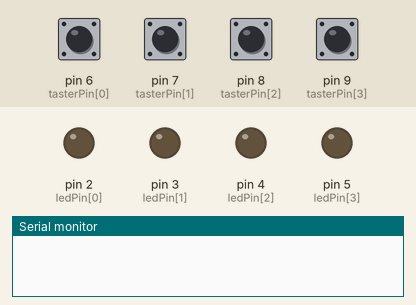
Bench run of a sketch on a simulated Arduino Uno, built with avr-gcc and run on an emulated ATmega328P. Shown: output pins drawn as LEDs (lit = HIGH), the last lines printed to the serial monitor. The inputs (shaded band) are chosen by the test bench; at power-on: pin 6 (tasterPin[0]), pin 7 (tasterPin[1]), pin 8 (tasterPin[2]), pin 9 (tasterPin[3]) HIGH.

Above: at 1.2 s.
1.3 s: pin 6 (tasterPin[0]) pulled LOW for 0.15 s
At 1.39 s:
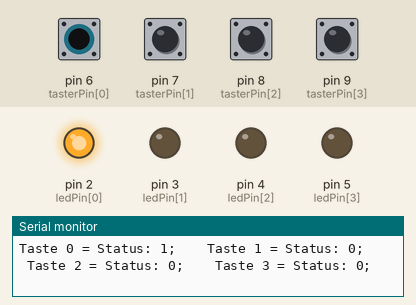
2.9 s: pin 7 (tasterPin[1]) pulled LOW for 0.15 s
At 2.99 s:
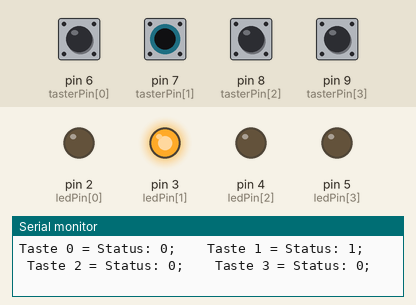
4.5 s: pin 8 (tasterPin[2]) pulled LOW for 0.15 s
At 4.59 s:
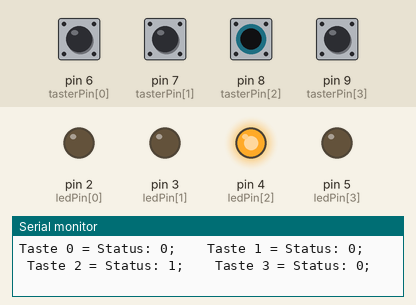
6.1 s: pin 9 (tasterPin[3]) pulled LOW for 0.15 s
At 6.19 s:
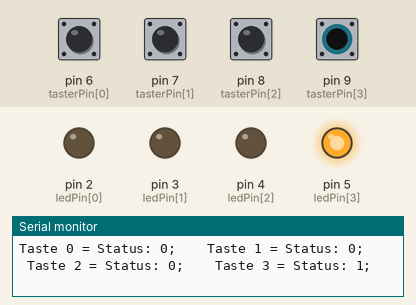
7.7 s: pin 6 (tasterPin[0]) driven LOW and pin 7 (tasterPin[1]) driven LOW
At 8.9 s:
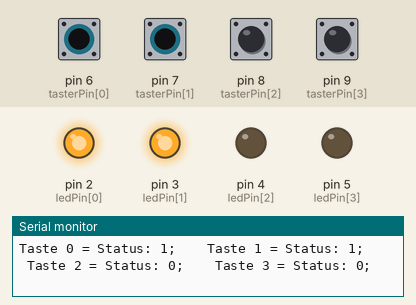
9.2 s: pin 8 (tasterPin[2]) pulled LOW for 1 s
At 10.0 s:
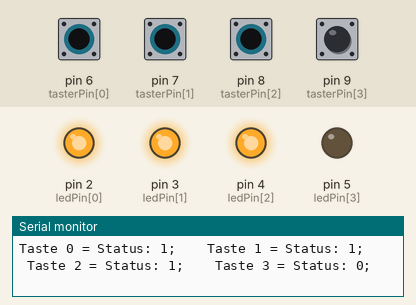
Timing chart, 0 to 12.2 s (numbered marks = the images above; inputs shaded):
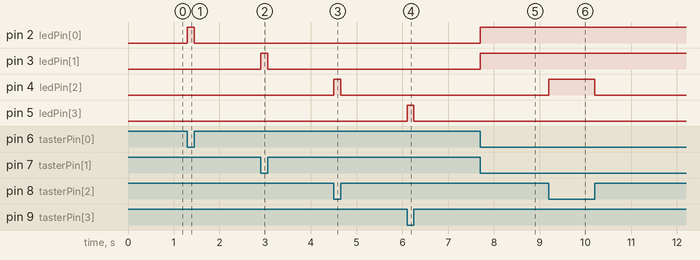

Measured:
- after the input at 1.3 s, pin 2 (ledPin[0]): LOW → HIGH at once, → LOW 0.15 s later
- after the input at 2.9 s, pin 3 (ledPin[1]): LOW → HIGH at once, → LOW 0.15 s later
- after the input at 4.5 s, pin 4 (ledPin[2]): LOW → HIGH at once, → LOW 0.15 s later
- after the input at 6.1 s, pin 5 (ledPin[3]): LOW → HIGH at once, → LOW 0.15 s later
- after the input at 7.7 s, pin 2 (ledPin[0]), pin 3 (ledPin[1]): LOW → HIGH at once
- after the input at 9.2 s, pin 4 (ledPin[2]): LOW → HIGH at once, → LOW 1.0 s later

The sketch:

FSS_Tasten_LED_Test.ino
```cpp
/* Test der 4 Tasten und LEDs
  Jede LED kann per Taster jederzeit ein- und ausgeschaltet werden
*/

#define MAXLED 4                        // Anzahl der LEDs und Taster
int ledPin[] = {2, 3, 4, 5};            // LED-Array mit Pin-Werten
int tasterPin[] = {6, 7, 8, 9};         // Taster-Array mit Pin-Werten
int tasterStatus[] = {LOW, LOW, LOW, LOW};  // Taster-Array mit Status
int tasterStatusOld[] = {LOW, LOW, LOW, LOW};  // Taster-Array mit altem Status
int tasterSumChange;

void setup()
{
  Serial.begin(9600);                   // Serielle Schnittstelle initialisieren (einschalten)
  for(int i = 0; i < MAXLED; i++)
  {
    pinMode(ledPin[i], OUTPUT);         // LED-Pins als OUTPUT programmieren
    pinMode(tasterPin[i], INPUT);       // Taster-Pins als INPUT programmieren
    digitalWrite(tasterPin[i], HIGH);   // Pull-Up Widerstände einschalten
  } // for
}  // fkt

void loop()
{
  tasterSumChange = LOW;                // Initialwert keine Taste hat sich geändert
  for(int i = 0; i < MAXLED; i++)       // Schleife über Anzahl MAXLED
  {
    if(digitalRead(tasterPin[i]))       // Array tasterPin[i] lesen
    {                                   // Wenn Pin == HIGH, dann Taste nicht gedrückt, da Taster auf pull down
      tasterStatus[i] = LOW;            // Tastenstatus in einem Array speichern
      digitalWrite(ledPin[i], LOW);     // Array ledPin[i] LOW, d.h. aus
    }  // if
    else                                // else --> d.h. Pin == LOW, dann Taste gedrückt, da Taster auf pull down
    {
      tasterStatus[i] = HIGH;           // Tastenstatus in einem Array speichern
      digitalWrite(ledPin[i], HIGH);    // Array ledPin[i] HIGH, d.h. ein
    }  // else
    if (tasterStatusOld[i] != tasterStatus[i])  // hat sich Tastenstatus geändert?
    {
      tasterStatusOld[i] = tasterStatus[i];     // dann neuen Status wieder als "Alt" merken
      tasterSumChange = HIGH;                   // es hat sich an 1 - x Taster was geändert
    }  //if
  }  // for

  if (tasterSumChange)                          // nur wenn sich was an einer der Tasten ändert, Status aller Tasten ausgeben
  {
    for(int i = 0; i < MAXLED; i++)             // Status aller MAXLED Tasten ausgeben
    {
      Serial.print("Taste ");                   // Einen Text in einer Zeile zusammenbauen
      Serial.print(i);                          // Nummer der Taste [i]
      Serial.print(" = Status: ");              // Text Status
      Serial.print(tasterStatus[i]);            // Status der Taste [i]
      Serial.print(";    ");                    // Trennzeichen zur nächsten Taste
    }  // for
    Serial.println("");                         // new line für nächste Status Ausgabe
    tasterSumChange = LOW;                      // Ausgabe erledigt, also Änderungsvariable wieder rücksetzen
  } // if
}  // loop
```
